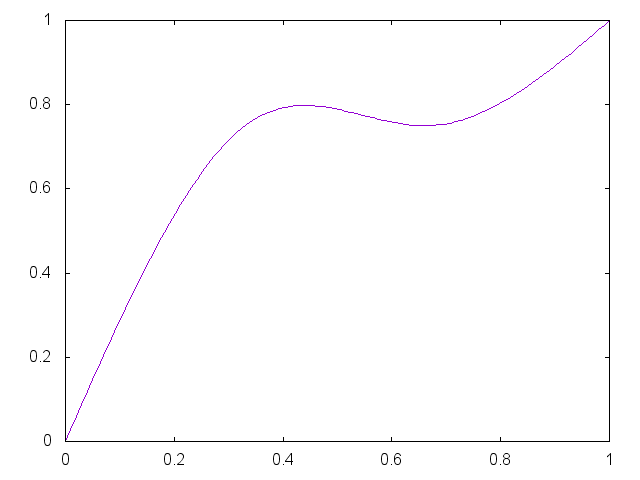

The gnuplot source for this figure:


set term png

set output "generate/static/generate/csplines-0.75-0.75.png"
plot '-' smooth csplines notitle
0 0
0.33 0.75
0.67 0.75 
1 1
e

reset;
